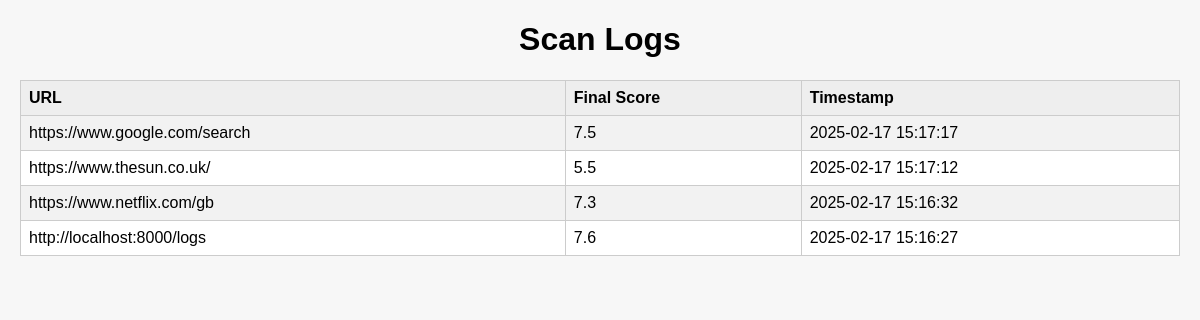
Page /logs on the committed database.
### tables this page shows
CREATE TABLE logs (
            url TEXT NOT NULL,
            -- Security Scans (10 scans: each has name and result)
            sec_scan1_name TEXT NOT NULL,
            sec_scan1_result TEXT NOT NULL,
            sec_scan2_name TEXT NOT NULL,
            sec_scan2_result TEXT NOT NULL,
            sec_scan3_name TEXT NOT NULL,
            sec_scan3_result TEXT NOT NULL,
            sec_scan4_name TEXT NOT NULL,
            sec_scan4_result TEXT NOT NULL,
            sec_scan5_name TEXT NOT NULL,
            sec_scan5_result TEXT NOT NULL,
            sec_scan6_name TEXT NOT NULL,
            sec_scan6_result TEXT NOT NULL,
            sec_scan7_name TEXT NOT NULL,
            sec_scan7_result TEXT NOT NULL,
            sec_scan8_name TEXT NOT NULL,
            sec_scan8_result TEXT NOT NULL,
            sec_scan9_name TEXT NOT NULL,
            sec_scan9_result TEXT NOT NULL,
            sec_scan10_name TEXT NOT NULL,
            sec_scan10_result TEXT NOT NULL,
            -- Privacy Scans (5 scans: each has name and result)
            priv_scan1_name TEXT NOT NULL,
            priv_scan1_result TEXT NOT NULL,
            priv_scan2_name TEXT NOT NULL,
            priv_scan2_result TEXT NOT NULL,
            priv_scan3_name TEXT NOT NULL,
            priv_scan3_result TEXT NOT NULL,
            priv_scan4_name TEXT NOT NULL,
            priv_scan4_result TEXT NOT NULL,
            priv_scan5_name TEXT NOT NULL,
            priv_scan5_result TEXT NOT NULL,
            final_score REAL NOT NULL,
            timestamp DATETIME DEFAULT CURRENT_TIMESTAMP
        );

### server.py (the view)
@app.get("/logs", response_class=HTMLResponse)
async def view_logs(request: Request):
    logs_data = get_all_logs()
    return templates.TemplateResponse("logs.html", {"request": request, "logs": logs_data})

### templates/logs.html (shortened to what this page needs)
<!DOCTYPE html>
<html>
  <head>
  </head>
  <body>
    <h1>Scan Logs</h1>
    <table>
      <thead>
        <tr>
          <th>URL</th>
          <th>Final Score</th>
          <th>Timestamp</th>
        </tr>
      </thead>
      <tbody>
        {% for log in logs %}
          <tr>
            <td>{{ log.url }}</td>
            <td>{{ log.final_score }}</td>
            <td>{{ log.timestamp }}</td>
          </tr>
        {% endfor %}
      </tbody>
    </table>
  </body>
</html>

### templates/logs.html (style rules this page uses)
body { font-family: Arial, sans-serif; background-color: #f7f7f7; margin: 20px; }
h1 { text-align: center; }
table { width: 100%; border-collapse: collapse; margin-top: 20px; }
th, td { border: 1px solid #ccc; padding: 8px; text-align: left; }
th { background-color: #eee; }
tr:nth-child(even) { background-color: #fff; }
tr:nth-child(odd) { background-color: #f2f2f2; }

### rows in the picture
logs: url "https://www.google.com/search", final_score "7.5", timestamp "2025-02-17 15:17:17"
logs: url "https://www.thesun.co.uk/", final_score "5.5", timestamp "2025-02-17 15:17:12"
logs: url "https://www.netflix.com/gb", final_score "7.3", timestamp "2025-02-17 15:16:32"
logs: url "http://localhost:8000/logs", final_score "7.6", timestamp "2025-02-17 15:16:27"
